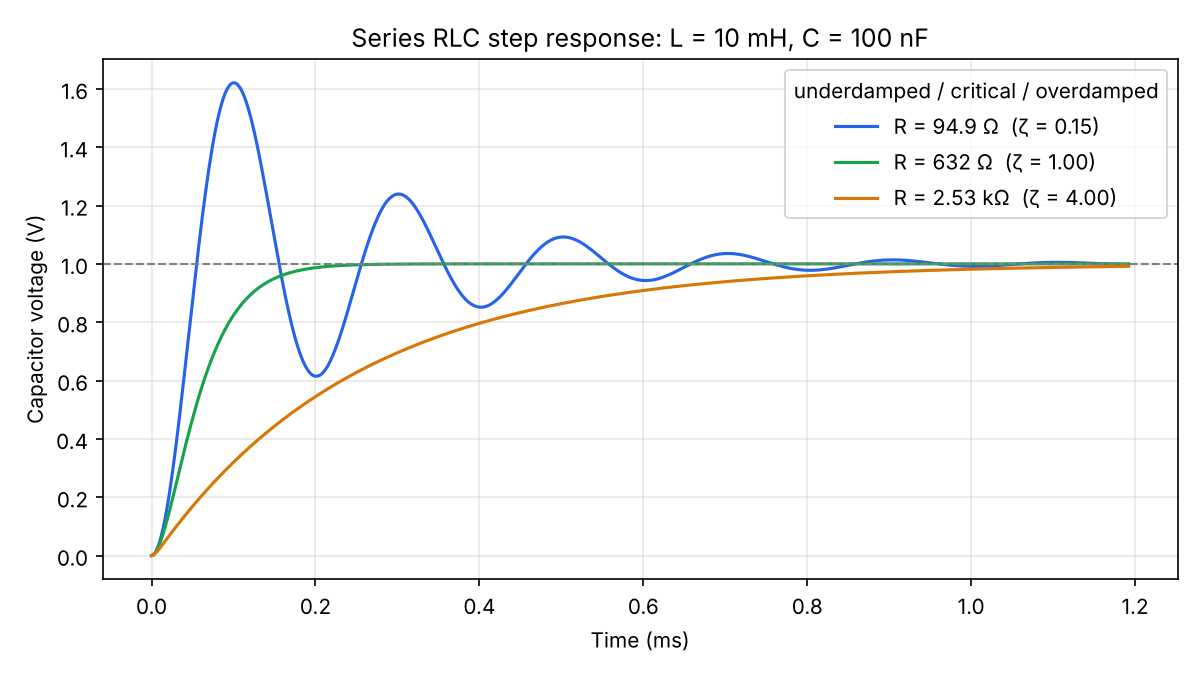

Write Python code to recreate this figure.
"""Plot the step response of a series RLC circuit for three damping cases.

Run:  python examples/rlc_step.py              -> L = 10 mH, C = 100 nF
      python examples/rlc_step.py 1m 1u        -> your own L and C
"""

import sys
from pathlib import Path

import matplotlib.pyplot as plt
import numpy as np

from circuitkit import format_si, parse
from circuitkit.rlc import (critical_resistance, damping_ratio, resonant_frequency,
                            series_step_response)

l = parse(sys.argv[1]) if len(sys.argv) > 1 else 10e-3
c = parse(sys.argv[2]) if len(sys.argv) > 2 else 100e-9
rc = critical_resistance(l, c)
t = np.linspace(0, 6 / resonant_frequency(l, c), 600)

fig, ax = plt.subplots(figsize=(8, 4.5))
for scale, color in [(0.15, "#2563eb"), (1.0, "#16a34a"), (4.0, "#d97706")]:
    r = rc * scale
    label = f"R = {format_si(r, 'Ω')}  (ζ = {damping_ratio(r, l, c):.2f})"
    ax.plot(t * 1e3, [series_step_response(x, 1, r, l, c) for x in t], color=color, label=label)

ax.axhline(1, color="gray", linestyle="--", linewidth=1)
ax.set_xlabel("Time (ms)")
ax.set_ylabel("Capacitor voltage (V)")
ax.set_title(f"Series RLC step response: L = {format_si(l, 'H')}, C = {format_si(c, 'F')}")
ax.grid(True, alpha=0.3)
ax.legend(title="underdamped / critical / overdamped")
fig.tight_layout()

out = Path(__file__).with_name("rlc_step.png")
fig.savefig(out, dpi=150)
print(f"Saved {out}")
